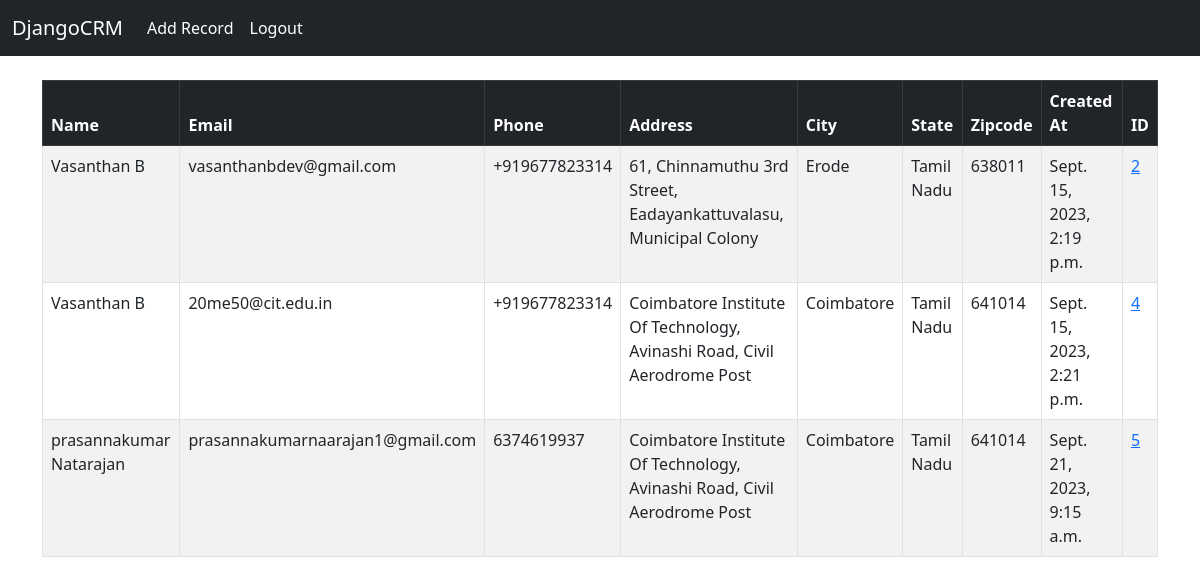
The app's page / (signed in), older data.
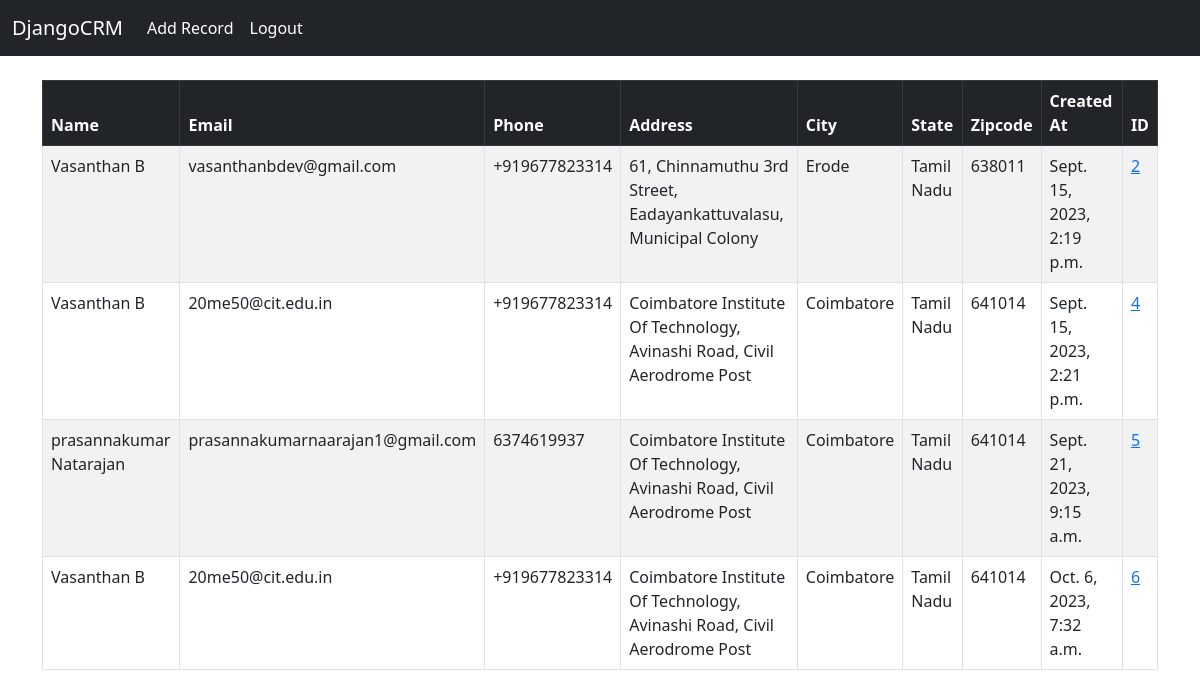
The same page, newer data.
### crm/models.py (models this page shows, shortened)
class Record(models.Model):
	created_at = models.DateTimeField(auto_now_add=True)
	first_name = models.CharField(max_length=50)
	last_name =  models.CharField(max_length=50)
	email =  models.CharField(max_length=100)
	phone = models.CharField(max_length=15)
	address =  models.CharField(max_length=100)
	city =  models.CharField(max_length=50)
	state =  models.CharField(max_length=50)
	zipcode =  models.CharField(max_length=20)

### crm/views.py (the view)
# urls.py: 2. Add a URL to urlpatterns:  path('', views.home, name='home')
def home(request):
	records = Record.objects.all()
	if request.method == 'POST':
		username = request.POST['username']
		password = request.POST['password']
		user = authenticate(request, username=username, password=password)
		if user is not None:
			login(request, user)
			messages.success(request, "You Have Been Logged In!")
			return redirect('home')
		else:
			messages.success(request, "There Was An Error Logging In, Please Try Again...")
			return redirect('home')
	else:
		return render(request, 'home.html', {'records':records})

### crm/templates/home.html (shortened to what this page needs)
{% extends 'base.html' %}
{% block content %}
	{% if user.is_authenticated %}
		<table class="table table-striped table-hover table-bordered">
			<thead class="table-dark">
				<tr>
				<th scope="col">Name</th>
				<th scope="col">Email</th>
				<th scope="col">Phone</th>
				<th scope="col">Address</th>
				<th scope="col">City</th>
				<th scope="col">State</th>
				<th scope="col">Zipcode</th>
				<th scope="col">Created At</th>
				<th scope="col">ID</th>
				</tr>
			</thead>
			<tbody>
				{% if records %}
					{% for record in records %}
						<tr>
							<td>{{ record.first_name }} {{ record.last_name }}</td>
							<td>{{ record.email }}</td>
							<td>{{ record.phone }}</td>
							<td>{{ record.address }}</td>
							<td>{{ record.city }}</td>
							<td>{{ record.state }}</td>
							<td>{{ record.zipcode }}</td>
							<td>{{ record.created_at }}</td>
							<td><a href="{% url 'record' record.id %}">{{ record.id }}</a></td>
						</tr>
					{% endfor %}
				{% endif %}
			</tbody>
		</table>
	{% endif %}
{% endblock %}

### crm/templates/base.html (shortened to what this page needs)
<!doctype html>
<html lang="en">
    <head>
        <link href="https://cdn.jsdelivr.net/npm/bootstrap@5.2.3/dist/css/bootstrap.min.css" rel="stylesheet">
    </head>
    <body>
        <div>
            {% include "navbar.html" %}
        </div>
        <div class="container">
            <br/>
            {%block content%}
            {% endblock %}
        </div>
    </body>
</html>

### crm/templates/navbar.html (shortened to what this page needs)
<nav class="navbar navbar-expand-lg navbar-dark bg-dark">
    <div class="container-fluid">
        <a class="navbar-brand" href="{% url 'home' %}">DjangoCRM</a>
        <div class="collapse navbar-collapse" id="navbarSupportedContent">
            <ul class="navbar-nav me-auto mb-2 mb-lg-0">
                {% if user.is_authenticated %}
                    <li class="nav-item">
                        <a class="nav-link active" aria-current="page" href="{% url 'add_record' %}">Add Record</a>
                    </li>
                    <li class="nav-item">
                        <a class="nav-link active" aria-current="page" href="{% url 'logout' %}">Logout</a>
                    </li>
                {% endif %}
        </div>
    </div>
</nav>

Row changes from the older to the newer data that the page shows:
added Record: first_name "Vasanthan", last_name "B", email "20me50@cit.edu.in", phone "+919677823314", address "Coimbatore Institute Of Technology, Avinashi Road, Civil Aerodrome Post", city "Coimbatore", state "Tamil Nadu", zipcode "641014", created_at "Oct. 6, 2023, 7:32 a.m.", id "6"
